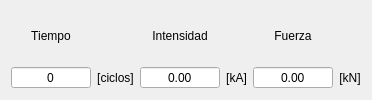
               <widget class="QWidget" name="tab_1">
                <attribute name="title">
                 <string>Parametros</string>
                </attribute>
                <layout class="QGridLayout" name="gridLayout_3">
                 <item row="1" column="1">
                  <widget class="QLabel" name="label_10">
                   <property name="text">
                    <string>[ciclos]</string>
                   </property>
                   <property name="alignment">
                    <set>Qt::AlignCenter</set>
                   </property>
                  </widget>
                 </item>
                 <item row="1" column="3">
                  <widget class="QLabel" name="label_11">
                   <property name="text">
                    <string>[kA]</string>
                   </property>
                   <property name="alignment">
                    <set>Qt::AlignCenter</set>
                   </property>
                  </widget>
                 </item>
                 <item row="0" column="0">
                  <widget class="QLabel" name="label_7">
                   <property name="text">
                    <string>Tiempo</string>
                   </property>
                   <property name="alignment">
                    <set>Qt::AlignCenter</set>
                   </property>
                  </widget>
                 </item>
                 <item row="1" column="5">
                  <widget class="QLabel" name="label_12">
                   <property name="text">
                    <string>[kN]</string>
                   </property>
                   <property name="alignment">
                    <set>Qt::AlignCenter</set>
                   </property>
                  </widget>
                 </item>
                 <item row="0" column="2">
                  <widget class="QLabel" name="label_8">
                   <property name="text">
                    <string>Intensidad</string>
                   </property>
                   <property name="alignment">
                    <set>Qt::AlignCenter</set>
                   </property>
                  </widget>
                 </item>
                 <item row="0" column="4">
                  <widget class="QLabel" name="label_9">
                   <property name="text">
                    <string>Fuerza</string>
                   </property>
                   <property name="alignment">
                    <set>Qt::AlignCenter</set>
                   </property>
                  </widget>
                 </item>
                 <item row="1" column="2">
                  <widget class="QDoubleSpinBox" name="caja_104">
                   <property name="minimumSize">
                    <size>
                     <width>80</width>
                     <height>0</height>
                    </size>
                   </property>
                   <property name="whatsThis">
                    <string>&lt;html&gt;&lt;head/&gt;&lt;body&gt;&lt;p&gt;&lt;span style=&quot; font-size:10pt;&quot;&gt;Intensidad de Soldadura&lt;/span&gt;&lt;/p&gt;&lt;/body&gt;&lt;/html&gt;</string>
                   </property>
                   <property name="alignment">
                    <set>Qt::AlignCenter</set>
                   </property>
                   <property name="readOnly">
                    <bool>true</bool>
                   </property>
                   <property name="buttonSymbols">
                    <enum>QAbstractSpinBox::NoButtons</enum>
                   </property>
                   <property name="maximum">
                    <double>9999.989999999999782</double>
                   </property>
                  </widget>
                 </item>
                 <item row="1" column="4">
                  <widget class="QDoubleSpinBox" name="caja_105">
                   <property name="minimumSize">
                    <size>
                     <width>80</width>
                     <height>0</height>
                    </size>
                   </property>
                   <property name="whatsThis">
                    <string>&lt;html&gt;&lt;head/&gt;&lt;body&gt;&lt;p&gt;&lt;span style=&quot; font-size:10pt;&quot;&gt;Fuerza para la Soldadura&lt;/span&gt;&lt;/p&gt;&lt;/body&gt;&lt;/html&gt;</string>
                   </property>
                   <property name="alignment">
                    <set>Qt::AlignCenter</set>
                   </property>
                   <property name="readOnly">
                    <bool>true</bool>
                   </property>
                   <property name="buttonSymbols">
                    <enum>QAbstractSpinBox::NoButtons</enum>
                   </property>
                   <property name="maximum">
                    <double>9999.989999999999782</double>
                   </property>
                  </widget>
                 </item>
                 <item row="1" column="0">
                  <widget class="QSpinBox" name="caja_103">
                   <property name="minimumSize">
                    <size>
                     <width>80</width>
                     <height>0</height>
                    </size>
                   </property>
                   <property name="whatsThis">
                    <string>&lt;html&gt;&lt;head/&gt;&lt;body&gt;&lt;p&gt;&lt;span style=&quot; font-size:10pt;&quot;&gt;Tiempo de Soldadura&lt;/span&gt;&lt;/p&gt;&lt;/body&gt;&lt;/html&gt;</string>
                   </property>
                   <property name="alignment">
                    <set>Qt::AlignCenter</set>
                   </property>
                   <property name="readOnly">
                    <bool>true</bool>
                   </property>
                   <property name="buttonSymbols">
                    <enum>QAbstractSpinBox::NoButtons</enum>
                   </property>
                   <property name="maximum">
                    <number>9999</number>
                   </property>
                  </widget>
                 </item>
                </layout>
               </widget>
